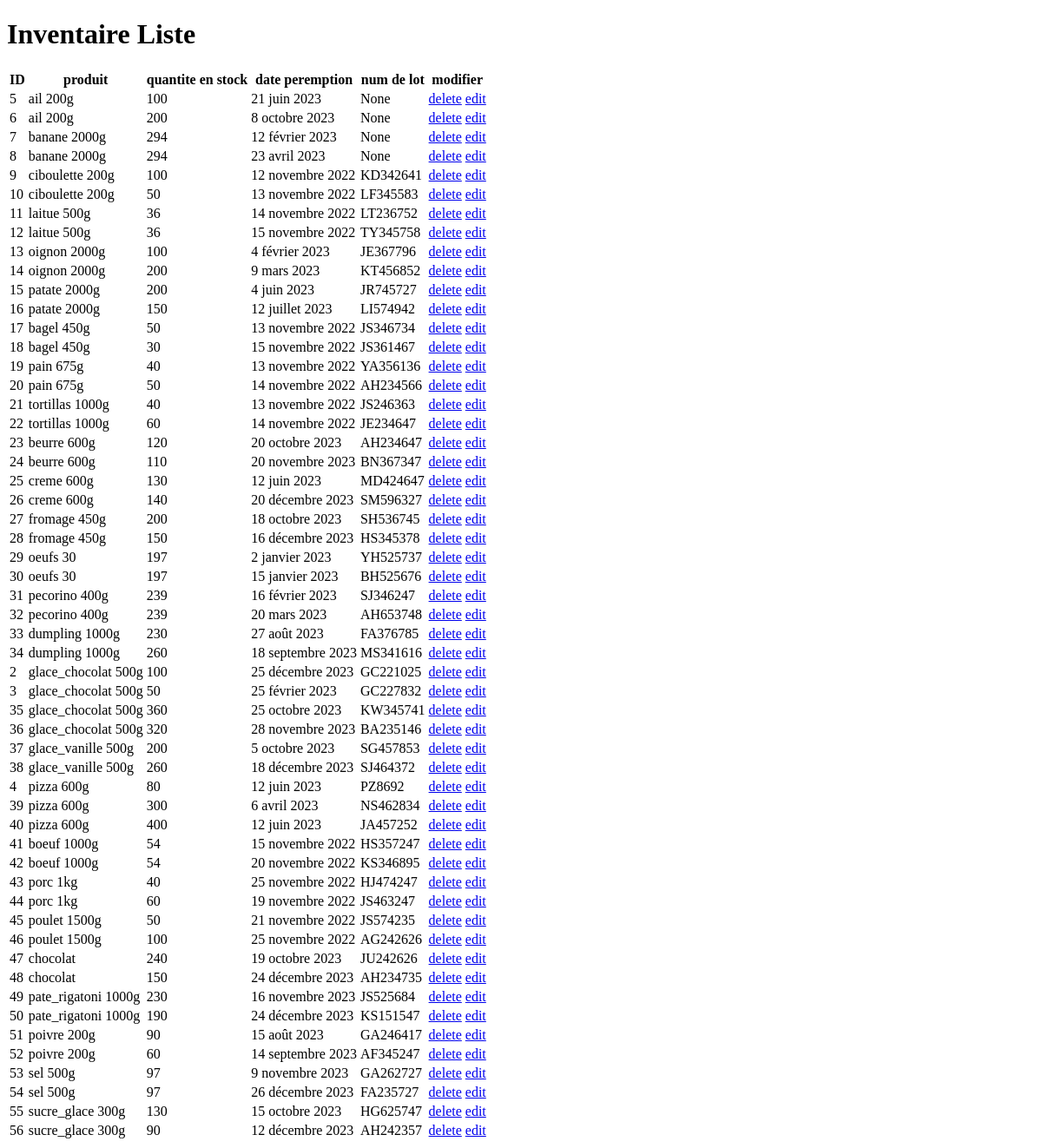
/inventaire/liste/, run on an earlier commit of the app's database.
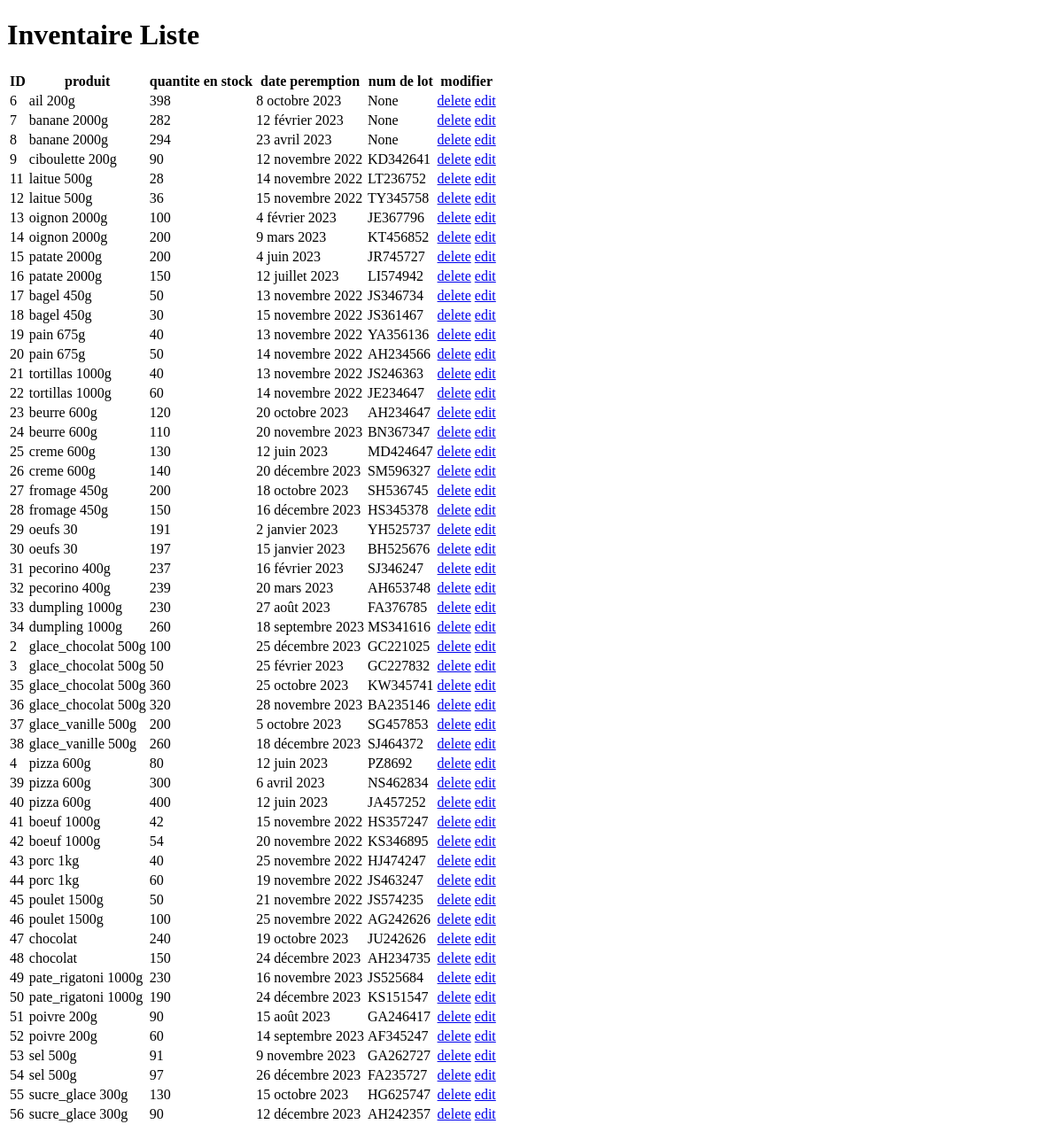
And on a later commit of the database.
### gestion_vente/models.py (models this page shows)
class Inventaire(models.Model):
    idProduit = models.ForeignKey(verbose_name="id produit", to="Produit", to_field="id", on_delete=models.CASCADE)
    inventaire = models.IntegerField(verbose_name="quantite",default=0)
    dateLimite = models.DateField(verbose_name="date peremption",default='9999-12-31', null=True, blank=True)
    numLot = models.CharField(verbose_name='numero de lot', max_length=20, null=True, blank=True)

class Produit(models.Model):
    nomProduit = models.CharField(verbose_name='Nom du Produit', max_length=20)
    typeProduit = models.CharField(verbose_name='type du produit', max_length=20, default="produit")
    prixUnitair = models.DecimalField(verbose_name="Prix Unitaire", max_digits=10, decimal_places=2, default=0)
    lienPhoto = models.CharField(verbose_name='lien photo', max_length=100, default="")
    def __str__(self) -> str:
        return self.nomProduit

### gestion_vente/views.py (the view)
# urls.py: path("inventaire/liste/", views.inventaire_liste, name="inventaire_liste"),
def inventaire_liste(request):
    inventaires = models.Inventaire.objects.all().order_by("dateLimite").order_by("idProduit")
    return render(request, "inventaire_liste.html", {"liste":inventaires} )

### gestion_vente/templates/inventaire_liste.html (shortened to what this page needs)
<!DOCTYPE html>
<html lang="en">
<head>
</head>
<body>
    <h1>Inventaire Liste</h1>
    <table>
        <thead>
            <th>ID</th>
            <th>produit</th>
            <th>quantite en stock</th>
            <th>date peremption</th>
            <th>num de lot</th>
            <th>modifier</th>
        </thead>
        <tbody>
            {% for obj in liste %}
            <tr>
                <td>{{ obj.id }}</td>
                <td>{{ obj.idProduit }}</td>
                <td>{{ obj.inventaire }}</td>
                <td>{{ obj.dateLimite }}</td>
                <td>{{ obj.numLot }}</td>
                <td>
                    <a href="/inventaire/{{ obj.id }}/delete/">delete</a>
                    <a href="/inventaire/{{ obj.id }}/edit/">edit</a>
                </td>
            </tr>
            {% endfor %}
        </tbody>
    </table>
</body>
</html>

What changed in the data, as far as the page shows it:
removed Inventaire: id "5", idProduit "ail 200g", inventaire "100", dateLimite "21 juin 2023", numLot "None"
removed Inventaire: id "10", idProduit "ciboulette 200g", inventaire "50", dateLimite "13 novembre 2022", numLot "LF345583"
changed Inventaire "8 octobre 2023": inventaire "200" → "398"
changed Inventaire "12 février 2023": inventaire "294" → "282"
changed Inventaire "12 novembre 2022": inventaire "100" → "90"
changed Inventaire "LT236752": inventaire "36" → "28"
changed Inventaire "2 janvier 2023": inventaire "197" → "191"
changed Inventaire "16 février 2023": inventaire "239" → "237"
changed Inventaire "HS357247": inventaire "54" → "42"
changed Inventaire "9 novembre 2023": inventaire "97" → "91"
